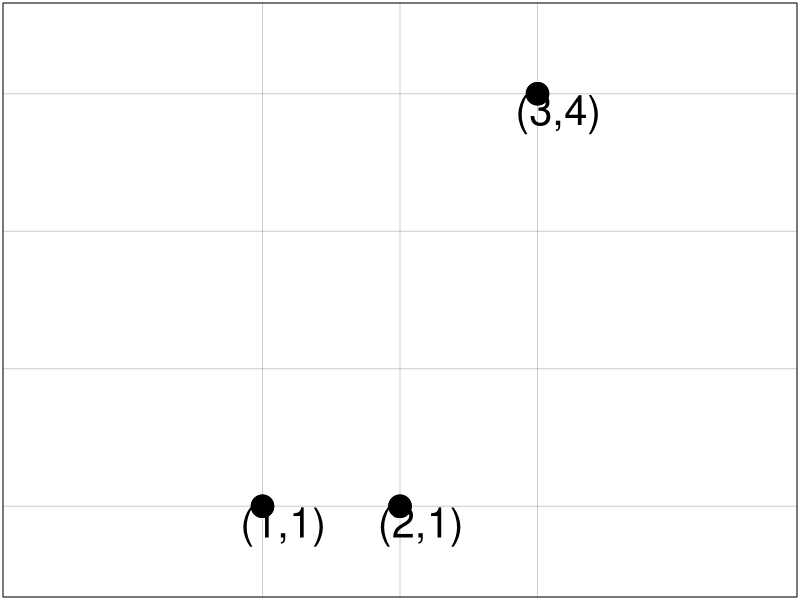
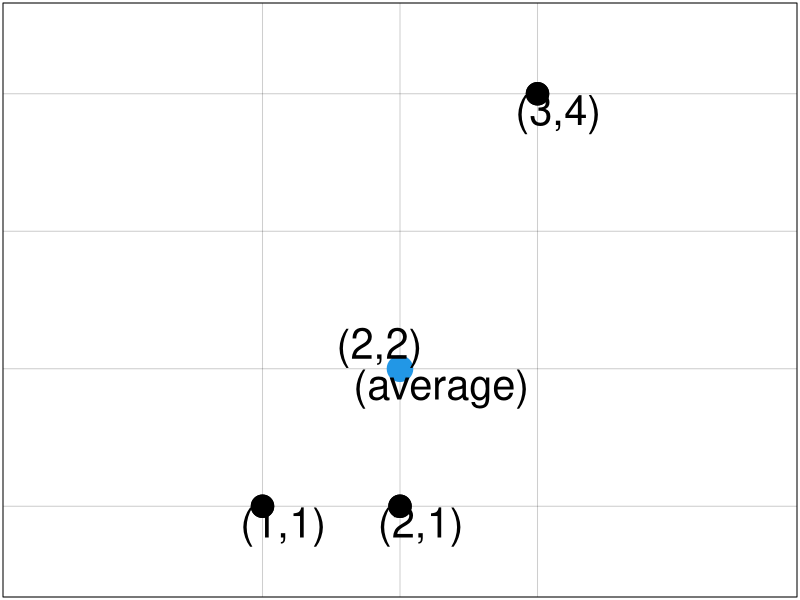
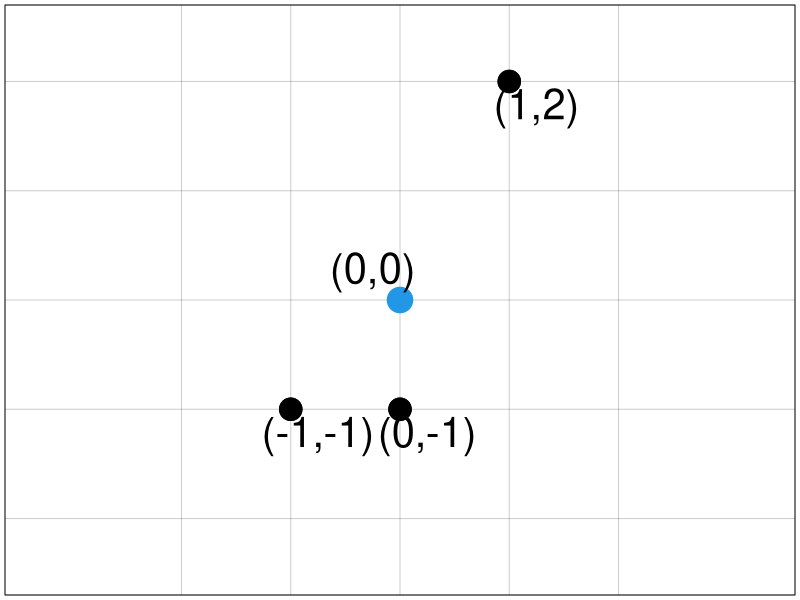
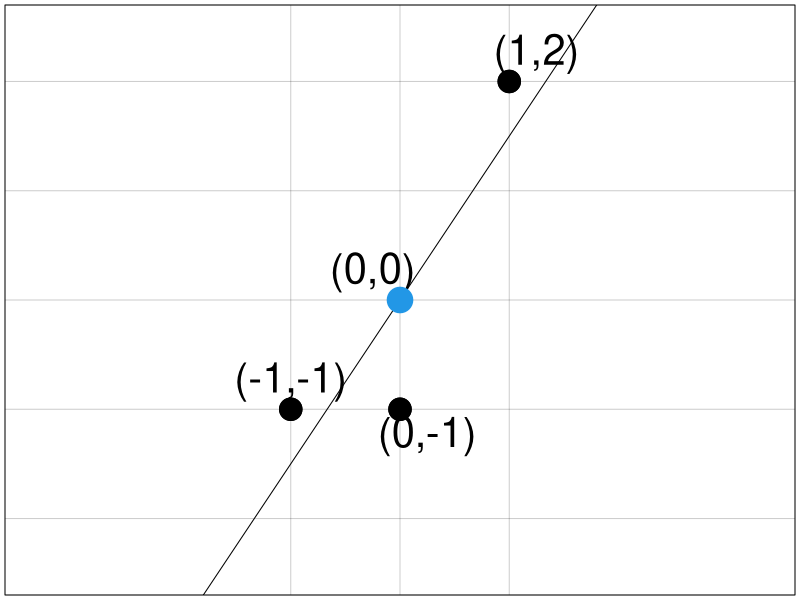
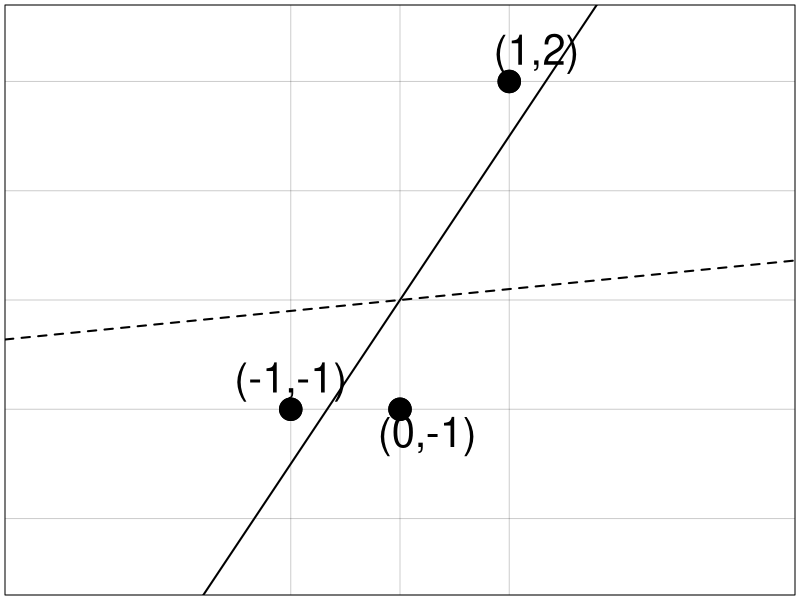
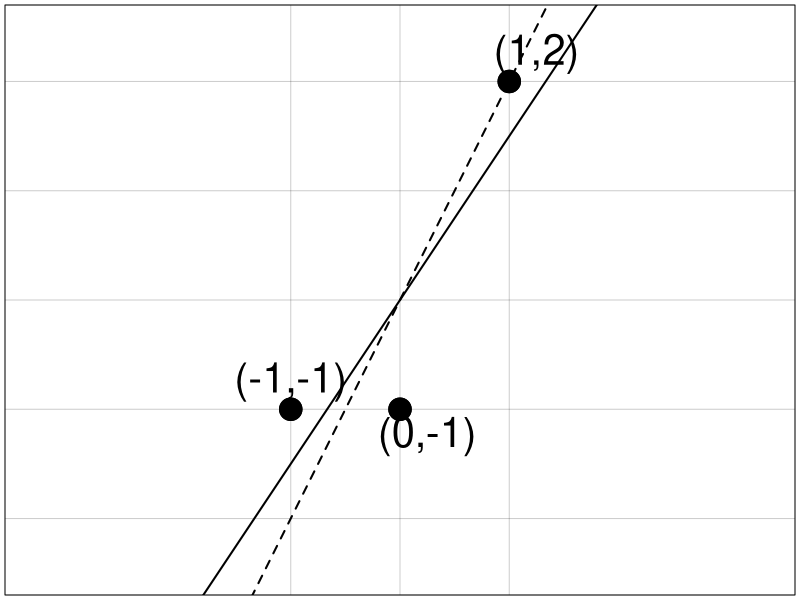
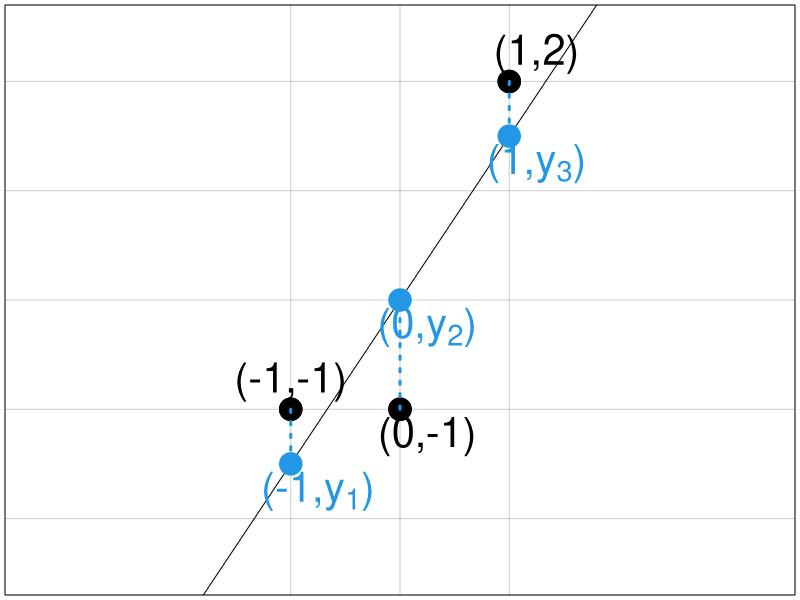
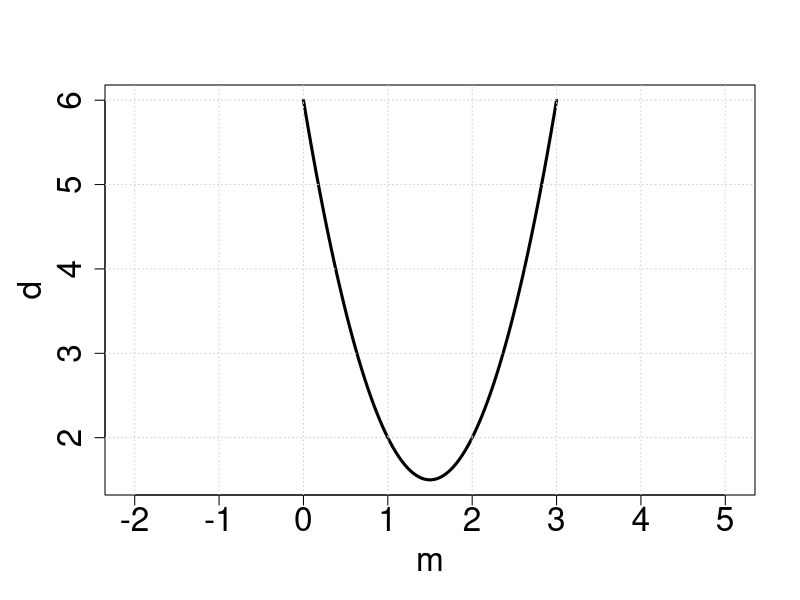

R code for these plots, in order:
a = 0.15
jpeg(file="ofig1.jpg", quality=100, width=900, height=900)
x = c(1,2,3)
y = c(1,1,4)
par(mar=c(0,0,0,0)+a)
plot(x,y,cex=3,pch=19, xlim=c(0.5,3.5),ylim=c(0.5,4.5), cex.lab=2, xaxt='n', yaxt='n', asp=1, xlab="", ylab="")
abline(h=seq(1,4),v=seq(1,3), col="#00000031")
points(x,y,cex=3,pch=19)
text(x[1]+a,y[1]-a,labels="(1,1)", cex=2.5)
text(x[2]+a,y[2]-a,labels="(2,1)", cex=2.5)
text(x[3]+a,y[3]-a,labels="(3,4)", cex=2.5)
dev.off()


mx = mean(x)
my = mean(y)

jpeg(file="ofig2.jpg", quality=100, width=900, height=900)
par(mar=c(0,0,0,0)+a)
plot(x,y,cex=3,pch=19, xlim=c(0.5,3.5),ylim=c(0.5,4.5), cex.lab=2, xaxt='n', yaxt='n', asp=1, xlab="", ylab="")
abline(h=seq(1,4),v=seq(1,3), col="#00000031")
points(x,y,cex=3,pch=19)
points(mx,my,cex=3,lwd=4,col=4,pch=19)
text(x[1]+a,y[1]-a,labels="(1,1)", cex=2.5)
text(x[2]+a,y[2]-a,labels="(2,1)", cex=2.5)
text(x[3]+a,y[3]-a,labels="(3,4)", cex=2.5)
text(mx-a,my+a,labels="(2,2)", cex=2.5)
text(mx+2*a,my-a,labels="(average)", cex=2.5)
dev.off()

x = x - mx
y = y - my
mx = mean(x)
my = mean(y)
a = 0.25
jpeg(file="ofig3.jpg", quality=100, width=900, height=900)
par(mar=c(0,0,0,0)+a)
plot(x,y,cex=3,pch=19, xlim=c(-1.5,1.5),ylim=c(-2.5,2.5), cex.lab=2, xaxt='n', yaxt='n', asp=1, xlab="", ylab="")
abline(h=seq(-2,2),v=seq(-2,2), col="#00000031")
points(x,y,cex=3,pch=19)
points(mx,my,cex=3,lwd=4,col=4, pch=19)
text(x[1]+a,y[1]-a,labels="(-1,-1)", cex=2.5)
text(x[2]+a,y[2]-a,labels="(0,-1)", cex=2.5)
text(x[3]+a,y[3]-a,labels="(1,2)", cex=2.5)
text(mx-a,my+a,labels="(0,0)", cex=2.5)
dev.off()

m = lm(y ~ ., data=data.frame(x=x, y=y))
jpeg(file="ofig4.jpg", quality=100, width=900, height=900)
par(mar=c(0,0,0,0)+a)
plot(x,y,cex=3,pch=19, xlim=c(-1.5,1.5),ylim=c(-2.5,2.5), cex.lab=2, xaxt='n', yaxt='n', asp=1)
abline(h=seq(-2,2),v=seq(-1,1), col="#00000031")
points(x,y,cex=3,pch=19)
text(x[1],y[1]+a,labels="(-1,-1)", cex=2.5)
text(x[2]+a,y[2]-a,labels="(0,-1)", cex=2.5)
text(x[3]+a,y[3]+a,labels="(1,2)", cex=2.5)
text(mx-a,my+a,labels="(0,0)", cex=2.5)
abline(m)
points(mx,my,cex=3,lwd=4,col=4, pch=19)
dev.off()

jpeg(file="ofig5.jpg", quality=100, width=900, height=900)
par(mar=c(0,0,0,0)+a)
plot(x,y,cex=3,pch=19, xlim=c(-1.5,1.5),ylim=c(-2.5,2.5), cex.lab=2, xaxt='n', yaxt='n', asp=1, ylab="", xlab="")
abline(h=seq(-2,2),v=seq(-1,1), col="#00000031")
points(x,y,cex=3,pch=19)
text(x[1],y[1]+a,labels="(-1,-1)", cex=2.5)
text(x[2]+a,y[2]-a,labels="(0,-1)", cex=2.5)
text(x[3]+a,y[3]+a,labels="(1,2)", cex=2.5)
abline(m, lwd=2)
mm = m
mm$coefficients = c(0,0.1)
abline(mm, lwd=2, lty=2)
dev.off()

jpeg(file="ofig6.jpg", quality=100, width=900, height=900)
par(mar=c(0,0,0,0)+a)
plot(x,y,cex=3,pch=19, xlim=c(-1.5,1.5),ylim=c(-2.5,2.5), cex.lab=2, xaxt='n', yaxt='n', asp=1, xlab="", ylab="")
abline(h=seq(-2,2),v=seq(-1,1), col="#00000031")
points(x,y,cex=3,pch=19)
text(x[1],y[1]+a,labels="(-1,-1)", cex=2.5)
text(x[2]+a,y[2]-a,labels="(0,-1)", cex=2.5)
text(x[3]+a,y[3]+a,labels="(1,2)", cex=2.5)
abline(m, lwd=2)
mm = m
mm$coefficients = c(0,2)
abline(mm, lwd=2, lty=2)
dev.off()


jpeg(file="ofig7.jpg", quality=100, width=900, height=900)
par(mar=c(0,0,0,0)+a)
plot(x,y,cex=3,pch=19, xlim=c(-1.5,1.5),ylim=c(-2.5,2.5), cex.lab=2, xaxt='n', yaxt='n', asp=1, xlab="", ylab="")
abline(h=seq(-2,2),v=seq(-1,1), col="#00000031")
text(x[1],y[1]+a,labels="(-1,-1)", cex=2.5)
text(x[2]+a,y[2]-a,labels="(0,-1)", cex=2.5)
text(x[3]+a,y[3]+a,labels="(1,2)", cex=2.5)
abline(m)
points(x,y,cex=3,pch=19)
lines(c(x[1],x[1]), c(y[1],1.5*x[1]), lwd=3, col=4, lty=3)
lines(c(x[2],x[2]), c(y[2],1.5*x[2]), lwd=3, col=4, lty=3)
lines(c(x[3],x[3]), c(y[3],1.5*x[3]), lwd=3, col=4, lty=3)
text(x[1]+a,1.5*x[1]-a,labels=expression('(-1,y'[1]*')'), cex=2.5, col=4)
text(x[2]+a,1.5*x[2]-a,labels=expression('(0,y'[2]*')'), cex=2.5, col=4)
text(x[3]+a,1.5*x[3]-a,labels=expression('(1,y'[3]*')'), cex=2.5, col=4)
points(x,1.5*x,cex=3,col=4, pch=19)
dev.off()

f = function(x) 2*x^2 - 6*x + 6
fx = seq(from=0, to=3, length.out=100)
jpeg(file="ofig8.jpg", quality=100, width=900, height=900)
par(mar=c(5,5,4,2)+a)
plot(fx, f(fx), type='l', lwd=3, xlab="m", ylab=expression('d'), cex.lab=2, asp=1, cex.axis=2)
grid()
dev.off()

set.seed(1)
N = 50
x = round(rnorm(N)*10)
y = round((2 + 2*rnorm(N)) * x)
mx = mean(x)
my = mean(y)
xx = x - mx
yy = y - my
m = sum(xx * yy) / sum(xx * xx)
b = my - m * mx
l = lm(y ~ ., data=data.frame(x=x,y=y))
print(l)
print(c(b, m))
jpeg(file="ofig9.jpg", quality=100, width=900)
par(mar=c(5,5,4,2)+a)
plot(x, y, pch=19, cex=1.2)
abline(l, lwd=3, col=4)
dev.off()

